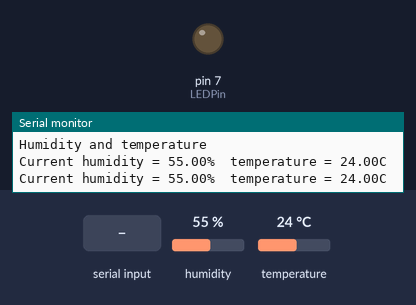
Simulated run of this sketch. Board: Arduino Uno, built with avr-gcc and run on an emulated ATmega328P. Parts: output pins drawn as LEDs (lit = HIGH), the last lines printed to the serial monitor. The inputs (shaded band) are chosen by the test bench; at power-on: humidity 55 %, temperature 24 °C.

Above: at 2.2 s.
2.3 s: "1\n" received over the second serial link
At 4.1 s:
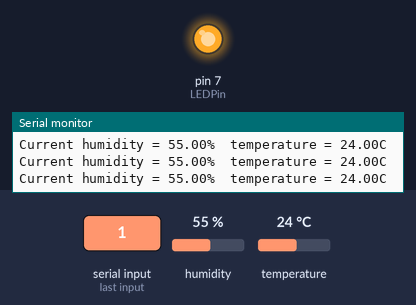
4.4 s: "0\n" received over the second serial link
At 5.6 s:
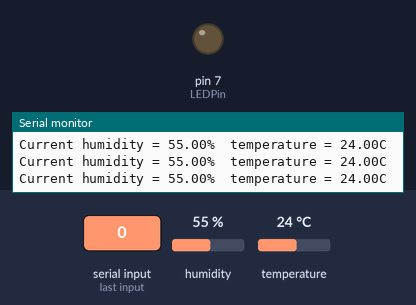
Timing chart, 0 to 7.4 s (numbered marks = the images above; inputs shaded):
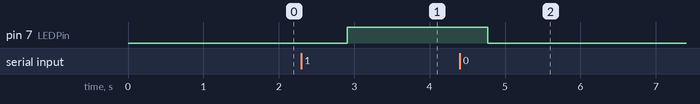

The sketch:

TurnOnOffHumidifierBluetooth.ino
```cpp
/**
  This software turns on the humidifier and tv automatically
*/

#include <dht.h>
#include <SoftwareSerial.h>

#define dht_dpin 4 //no ; here. Set equal to channel sensor is on

SoftwareSerial bt (8, 9);  //RX, TX (Switched on the Bluetooth - RX -> TX | TX -> RX)
int LEDPin = 7; //LED PIN on Arduino
int btdata; // the data given from the computer

dht DHT;

float humidity = 0.0;
float temperature = 0.0;

void detect_tem_humi(){
  DHT.read11(dht_dpin);

  Serial.print("Current humidity = ");
  Serial.print(DHT.humidity);
  Serial.print("%  ");
  Serial.print("temperature = ");
  Serial.print(DHT.temperature);
  Serial.println("C  ");

  humidity = DHT.humidity;
  temperature = DHT.temperature;

  delay(800);
}

void connect_bluetooth() {

  if (bt.available()) {
    btdata = bt.read();
    if (btdata == '1') {
      //if 1
      digitalWrite (LEDPin, HIGH);
//      bt.println ("LED ON!");
    }
    if (btdata == '0') {
      //if 0
      digitalWrite (LEDPin, LOW);
//      bt.println ("LED OFF!");
    }
  }
  delay (100); //prepare for data
}

int cnt = 0;

void print_humi_tem() {

//  bt.print("Humidity : ");
  bt.print(humidity);
//  bt.print(" % ,");
//  bt.print("Temperature : ");
//  bt.print(temperature);
//  bt.print(" C");
  bt.print("\n");

  if (cnt == 5) {
    bt.print("----------------------------------------");
    bt.print("\n");
    Serial.println("---------------------------------------");
    cnt = 0;
  }
  cnt++;
}

void setup() {
  bt.begin(9600);
  bt.println ("Bluetooth ON. Press 1 or 0 to blink LED..");
  pinMode (LEDPin, OUTPUT);

  Serial.begin(115200);
  delay(300);//Let system settle
  Serial.println("Humidity and temperature\n\n");
  delay(700);
}
//Wait rest of 1000ms recommended delay before
//accessing sensor
//end "setup()"


void loop() {
  //This is the "heart" of the program.

  connect_bluetooth();

  detect_tem_humi();

  print_humi_tem();
}

//Don't try to access too frequently... in theory
//should be once per two seconds, fastest,
//but seems to work after 0.8 second.
// end loop()
```

Measured:
- after the input at 2.3 s, pin 7 (LEDPin): LOW → HIGH after 0.61 s
- after the input at 4.4 s, pin 7 (LEDPin): HIGH → LOW after 0.37 s
